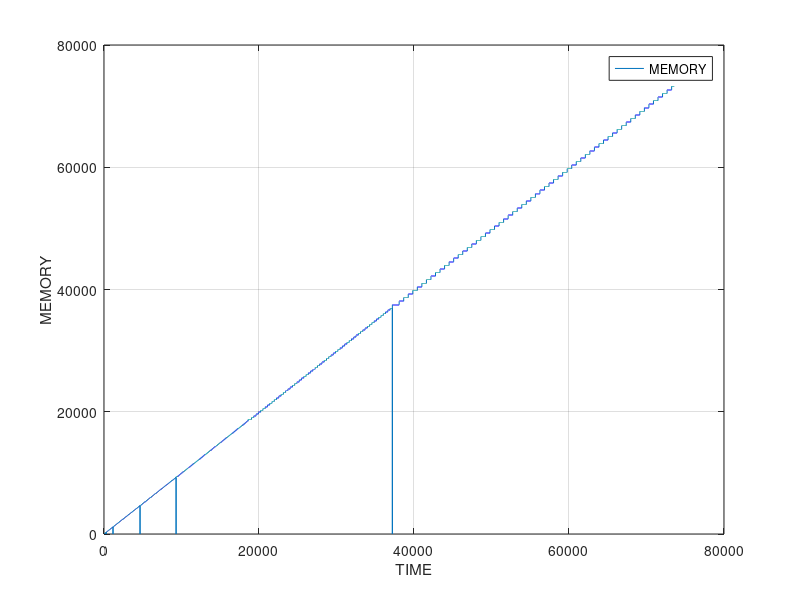

MATLAB code to generate this figure:
#! /usr/bin/octave -qf
fig = figure;
data = dlmread("finput.txt"," ");
size(data);
set(fig, "visible", "off");
TIME = data(:,1);
MEMORY = data(:,2);
CPU = data(:,3);

plot(TIME,MEMORY,";MEMORY;"), grid
xlabel("TIME");
ylabel("MEMORY");
print("MEMORY.jpg", "-djpg");
		
